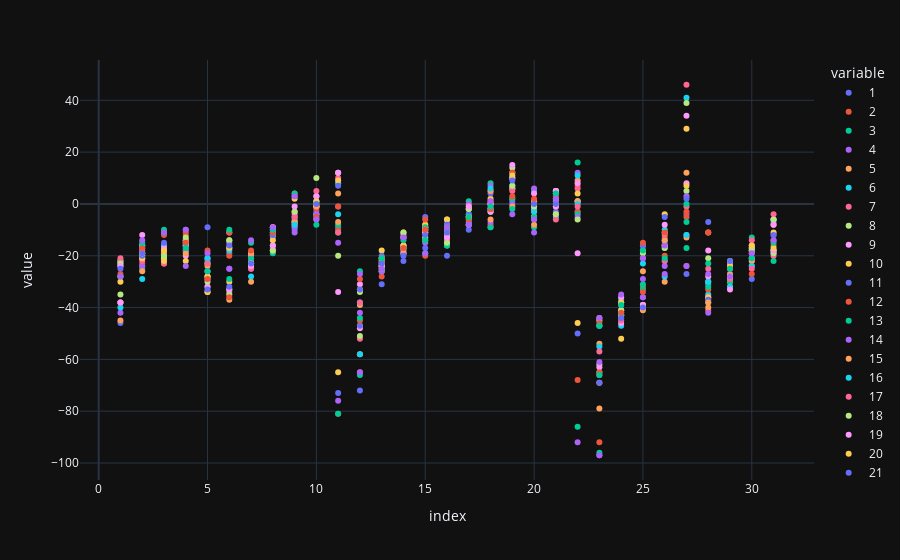

Notebook code cell kept with this figure:
### Code cell
fig = px.scatter(df1, x=df1.index, y=df1.columns, template='plotly_dark')
fig.show()

### Figure 1 — Plotly figure (JSON) as saved in the notebook; plotly's stock layout.template omitted (floating-point values rounded to 4 significant figures)
{"data": [{"hovertemplate": "variable=1<br>index=%{x}<br>value=%{y}<extra></extra>", "legendgroup": "1", "marker": {"color": "#636efa", "symbol": "circle"}, "mode": "markers", "name": "1", "orientation": "v", "showlegend": true, "type": "scatter", "x": [1, 2, 3, 4, 5, 6, 7, 8, 9, 10, 11, 12, 13, 14, 15, 16, 17, 18, 19, 20, 21, 22, 23, 24, 25, 26, 27, 28, 29, 30, 31], "xaxis": "x", "y": [-46, -24, -17, -10, -9, -19, -23, -13, -7, 3, -9, -72, -31, -22, -17, -20, -10, -9, 1, -3, -3, 1, -97, -38, -36, -22, -27, -31, -29, -24, -18], "yaxis": "y"}, {"hovertemplate": "variable=2<br>index=%{x}<br>value=%{y}<extra></extra>", "legendgroup": "2", "marker": {"color": "#EF553B", "symbol": "circle"}, "mode": "markers", "name": "2", "orientation": "v", "showlegend": true, "type": "scatter", "x": [1, 2, 3, 4, 5, 6, 7, 8, 9, 10, 11, 12, 13, 14, 15, 16, 17, 18, 19, 20, 21, 22, 23, 24, 25, 26, 27, 28, 29, 30, 31], "xaxis": "x", "y": [-38, -23, -21, -11, -18, -20, -22, -12, -9, -1, -10, -65, -28, -19, -20, -16, -8, -8, 2, 1, -1, 7, -92, -38, -32, -20, -24, -41, -23, -22, -16], "yaxis": "y"}, {"hovertemplate": "variable=3<br>index=%{x}<br>value=%{y}<extra></extra>", "legendgroup": "3", "marker": {"color": "#00cc96", "symbol": "circle"}, "mode": "markers", "name": "3", "orientation": "v", "showlegend": true, "type": "scatter", "x": [1, 2, 3, 4, 5, 6, 7, 8, 9, 10, 11, 12, 13, 14, 15, 16, 17, 18, 19, 20, 21, 22, 23, 24, 25, 26, 27, 28, 29, 30, 31], "xaxis": "x", "y": [-38, -25, -21, -14, -28, -17, -23, -11, -10, -4, -8, -66, -24, -17, -19, -16, -4, -9, 2, 5, 1, 16, -96, -37, -33, -17, -17, -38, -23, -21, -22], "yaxis": "y"}, {"hovertemplate": "variable=4<br>index=%{x}<br>value=%{y}<extra></extra>", "legendgroup": "4", "marker": {"color": "#ab63fa", "symbol": "circle"}, "mode": "markers", "name": "4", "orientation": "v", "showlegend": true, "type": "scatter", "x": [1, 2, 3, 4, 5, 6, 7, 8, 9, 10, 11, 12, 13, 14, 15, 16, 17, 18, 19, 20, 21, 22, 23, 24, 25, 26, 27, 28, 29, 30, 31], "xaxis": "x", "y": [-42, -24, -20, -15, -32, -15, -25, -10, -11, -6, -1, -65, -22, -17, -15, -15, -2, -7, 0, 6, -1, 12, -97, -39, -36, -24, -12, -37, -23, -19, -19], "yaxis": "y"}, {"hovertemplate": "variable=5<br>index=%{x}<br>value=%{y}<extra></extra>", "legendgroup": "5", "marker": {"color": "#FFA15A", "symbol": "circle"}, "mode": "markers", "name": "5", "orientation": "v", "showlegend": true, "type": "scatter", "x": [1, 2, 3, 4, 5, 6, 7, 8, 9, 10, 11, 12, 13, 14, 15, 16, 17, 18, 19, 20, 21, 22, 23, 24, 25, 26, 27, 28, 29, 30, 31], "xaxis": "x", "y": [-45, -26, -23, -16, -28, -14, -30, -9, -8, -4, 4, -58, -24, -19, -14, -11, -5, -6, -1, 1, -4, 9, -79, -43, -41, -30, -13, -40, -27, -22, -18], "yaxis": "y"}, {"hovertemplate": "variable=6<br>index=%{x}<br>value=%{y}<extra></extra>", "legendgroup": "6", "marker": {"color": "#19d3f3", "symbol": "circle"}, "mode": "markers", "name": "6", "orientation": "v", "showlegend": true, "type": "scatter", "x": [1, 2, 3, 4, 5, 6, 7, 8, 9, 10, 11, 12, 13, 14, 15, 16, 17, 18, 19, 20, 21, 22, 23, 24, 25, 26, 27, 28, 29, 30, 31], "xaxis": "x", "y": [-40, -29, -20, -15, -23, -18, -28, -10, -6, 1, 8, -58, -23, -17, -9, -9, -7, -2, 6, -3, -5, 11, -65, -47, -39, -28, -12, -35, -28, -24, -18], "yaxis": "y"}, {"hovertemplate": "variable=7<br>index=%{x}<br>value=%{y}<extra></extra>", "legendgroup": "7", "marker": {"color": "#FF6692", "symbol": "circle"}, "mode": "markers", "name": "7", "orientation": "v", "showlegend": true, "type": "scatter", "x": [1, 2, 3, 4, 5, 6, 7, 8, 9, 10, 11, 12, 13, 14, 15, 16, 17, 18, 19, 20, 21, 22, 23, 24, 25, 26, 27, 28, 29, 30, 31], "xaxis": "x", "y": [-38, -22, -23, -14, -23, -17, -25, -12, -4, 3, 10, -52, -23, -16, -8, -8, -6, 0, 10, -5, -6, 6, -66, -44, -39, -22, -1, -36, -29, -25, -20], "yaxis": "y"}, {"hovertemplate": "variable=8<br>index=%{x}<br>value=%{y}<extra></extra>", "legendgroup": "8", "marker": {"color": "#B6E880", "symbol": "circle"}, "mode": "markers", "name": "8", "orientation": "v", "showlegend": true, "type": "scatter", "x": [1, 2, 3, 4, 5, 6, 7, 8, 9, 10, 11, 12, 13, 14, 15, 16, 17, 18, 19, 20, 21, 22, 23, 24, 25, 26, 27, 28, 29, 30, 31], "xaxis": "x", "y": [-35, -20, -21, -18, -34, -14, -20, -11, -3, -1, 12, -51, -26, -13, -9, -6, -8, 0, 14, -1, -4, 1, -62, -43, -39, -17, 5, -30, -22, -18, -19], "yaxis": "y"}, {"hovertemplate": "variable=9<br>index=%{x}<br>value=%{y}<extra></extra>", "legendgroup": "9", "marker": {"color": "#FF97FF", "symbol": "circle"}, "mode": "markers", "name": "9", "orientation": "v", "showlegend": true, "type": "scatter", "x": [1, 2, 3, 4, 5, 6, 7, 8, 9, 10, 11, 12, 13, 14, 15, 16, 17, 18, 19, 20, 21, 22, 23, 24, 25, 26, 27, 28, 29, 30, 31], "xaxis": "x", "y": [-38, -21, -19, -20, -32, -11, -20, -9, -5, -1, 12, -48, -22, -12, -9, -8, -8, 0, 15, 4, -1, 8, -63, -46, -39, -16, 8, -28, -28, -17, -18], "yaxis": "y"}, {"hovertemplate": "variable=10<br>index=%{x}<br>value=%{y}<extra></extra>", "legendgroup": "10", "marker": {"color": "#FECB52", "symbol": "circle"}, "mode": "markers", "name": "10", "orientation": "v", "showlegend": true, "type": "scatter", "x": [1, 2, 3, 4, 5, 6, 7, 8, 9, 10, 11, 12, 13, 14, 15, 16, 17, 18, 19, 20, 21, 22, 23, 24, 25, 26, 27, 28, 29, 30, 31], "xaxis": "x", "y": [-30, -21, -22, -22, -34, -17, -24, -12, -7, 0, 9, -47, -18, -11, -8, -6, -5, 2, 12, -2, 0, 4, -69, -52, -40, -16, 7, -36, -30, -18, -17], "yaxis": "y"}, {"hovertemplate": "variable=11<br>index=%{x}<br>value=%{y}<extra></extra>", "legendgroup": "11", "marker": {"color": "#636efa", "symbol": "circle"}, "mode": "markers", "name": "11", "orientation": "v", "showlegend": true, "type": "scatter", "x": [1, 2, 3, 4, 5, 6, 7, 8, 9, 10, 11, 12, 13, 14, 15, 16, 17, 18, 19, 20, 21, 22, 23, 24, 25, 26, 27, 28, 29, 30, 31], "xaxis": "x", "y": [-24, -20, -19, -18, -33, -16, -22, -17, -8, -3, 7, -47, -20, -13, -5, -8, -4, 4, 12, -6, 1, -3, -69, -42, -40, -15, -4, -37, -24, -18, -12], "yaxis": "y"}, {"hovertemplate": "variable=12<br>index=%{x}<br>value=%{y}<extra></extra>", "legendgroup": "12", "marker": {"color": "#EF553B", "symbol": "circle"}, "mode": "markers", "name": "12", "orientation": "v", "showlegend": true, "type": "scatter", "x": [1, 2, 3, 4, 5, 6, 7, 8, 9, 10, 11, 12, 13, 14, 15, 16, 17, 18, 19, 20, 21, 22, 23, 24, 25, 26, 27, 28, 29, 30, 31], "xaxis": "x", "y": [-22, -17, -11, -12, -26, -11, -21, -18, -7, -2, -1, -45, -22, -17, -6, -10, 0, 5, 12, -5, 4, -3, -65, -41, -34, -13, -3, -33, -25, -16, -6], "yaxis": "y"}, {"hovertemplate": "variable=13<br>index=%{x}<br>value=%{y}<extra></extra>", "legendgroup": "13", "marker": {"color": "#00cc96", "symbol": "circle"}, "mode": "markers", "name": "13", "orientation": "v", "showlegend": true, "type": "scatter", "x": [1, 2, 3, 4, 5, 6, 7, 8, 9, 10, 11, 12, 13, 14, 15, 16, 17, 18, 19, 20, 21, 22, 23, 24, 25, 26, 27, 28, 29, 30, 31], "xaxis": "x", "y": [-22, -16, -10, -14, -22, -10, -21, -19, -7, -5, -11, -44, -26, -19, -9, -16, 1, 8, 10, -9, 4, -4, -66, -38, -31, -14, 0, -32, -30, -13, -7], "yaxis": "y"}, {"hovertemplate": "variable=14<br>index=%{x}<br>value=%{y}<extra></extra>", "legendgroup": "14", "marker": {"color": "#ab63fa", "symbol": "circle"}, "mode": "markers", "name": "14", "orientation": "v", "showlegend": true, "type": "scatter", "x": [1, 2, 3, 4, 5, 6, 7, 8, 9, 10, 11, 12, 13, 14, 15, 16, 17, 18, 19, 20, 21, 22, 23, 24, 25, 26, 27, 28, 29, 30, 31], "xaxis": "x", "y": [-24, -17, -16, -24, -21, -25, -19, -16, -9, -4, -15, -42, -26, -19, -10, -12, 0, 7, 6, -11, 4, -5, -61, -41, -29, -16, 3, -42, -28, -16, -6], "yaxis": "y"}, {"hovertemplate": "variable=15<br>index=%{x}<br>value=%{y}<extra></extra>", "legendgroup": "15", "marker": {"color": "#FFA15A", "symbol": "circle"}, "mode": "markers", "name": "15", "orientation": "v", "showlegend": true, "type": "scatter", "x": [1, 2, 3, 4, 5, 6, 7, 8, 9, 10, 11, 12, 13, 14, 15, 16, 17, 18, 19, 20, 21, 22, 23, 24, 25, 26, 27, 28, 29, 30, 31], "xaxis": "x", "y": [-22, -16, -19, -19, -24, -37, -19, -18, -7, -1, -7, -39, -25, -18, -10, -13, -1, 5, 6, -8, 5, 1, -54, -42, -26, -14, 12, -38, -32, -18, -8], "yaxis": "y"}, {"hovertemplate": "variable=16<br>index=%{x}<br>value=%{y}<extra></extra>", "legendgroup": "16", "marker": {"color": "#19d3f3", "symbol": "circle"}, "mode": "markers", "name": "16", "orientation": "v", "showlegend": true, "type": "scatter", "x": [1, 2, 3, 4, 5, 6, 7, 8, 9, 10, 11, 12, 13, 14, 15, 16, 17, 18, 19, 20, 21, 22, 23, 24, 25, 26, 27, 28, 29, 30, 31], "xaxis": "x", "y": [-23, -16, -16, -16, -21, -33, -23, -16, -8, 1, -4, -38, -25, -17, -11, -11, -2, 6, 7, -2, 5, 0, -55, -43, -23, -10, 41, -30, -32, -17, -6], "yaxis": "y"}, {"hovertemplate": "variable=17<br>index=%{x}<br>value=%{y}<extra></extra>", "legendgroup": "17", "marker": {"color": "#FF6692", "symbol": "circle"}, "mode": "markers", "name": "17", "orientation": "v", "showlegend": true, "type": "scatter", "x": [1, 2, 3, 4, 5, 6, 7, 8, 9, 10, 11, 12, 13, 14, 15, 16, 17, 18, 19, 20, 21, 22, 23, 24, 25, 26, 27, 28, 29, 30, 31], "xaxis": "x", "y": [-21, -18, -18, -14, -23, -34, -24, -18, -5, 5, -11, -38, -21, -13, -11, -14, -2, 1, 5, -1, 5, -1, -57, -45, -21, -12, 46, -25, -29, -14, -4], "yaxis": "y"}, {"hovertemplate": "variable=18<br>index=%{x}<br>value=%{y}<extra></extra>", "legendgroup": "18", "marker": {"color": "#B6E880", "symbol": "circle"}, "mode": "markers", "name": "18", "orientation": "v", "showlegend": true, "type": "scatter", "x": [1, 2, 3, 4, 5, 6, 7, 8, 9, 10, 11, 12, 13, 14, 15, 16, 17, 18, 19, 20, 21, 22, 23, 24, 25, 26, 27, 28, 29, 30, 31], "xaxis": "x", "y": [-23, -19, -20, -13, -30, -35, -23, -18, -3, 10, -20, -34, -21, -11, -13, -15, -2, -3, 7, -1, 5, -6, -47, -41, -19, -11, 39, -21, -28, -17, -6], "yaxis": "y"}, {"hovertemplate": "variable=19<br>index=%{x}<br>value=%{y}<extra></extra>", "legendgroup": "19", "marker": {"color": "#FF97FF", "symbol": "circle"}, "mode": "markers", "name": "19", "orientation": "v", "showlegend": true, "type": "scatter", "x": [1, 2, 3, 4, 5, 6, 7, 8, 9, 10, 11, 12, 13, 14, 15, 16, 17, 18, 19, 20, 21, 22, 23, 24, 25, 26, 27, 28, 29, 30, 31], "xaxis": "x", "y": [-24, -12, -17, -16, -29, -33, -24, -16, -1, 3, -34, -31, -24, -16, -11, -13, -1, -3, 10, -5, 5, -19, -44, -36, -16, -8, 34, -18, -33, -21, -8], "yaxis": "y"}, {"hovertemplate": "variable=20<br>index=%{x}<br>value=%{y}<extra></extra>", "legendgroup": "20", "marker": {"color": "#FECB52", "symbol": "circle"}, "mode": "markers", "name": "20", "orientation": "v", "showlegend": true, "type": "scatter", "x": [1, 2, 3, 4, 5, 6, 7, 8, 9, 10, 11, 12, 13, 14, 15, 16, 17, 18, 19, 20, 21, 22, 23, 24, 25, 26, 27, 28, 29, 30, 31], "xaxis": "x", "y": [-28, -19, -18, -15, -28, -30, -23, -14, 2, 1, -65, -33, -24, -16, -10, -11, -5, -2, 11, -5, 2, -46, -45, -38, -18, -4, 29, -11, -24, -16, -11], "yaxis": "y"}, {"hovertemplate": "variable=21<br>index=%{x}<br>value=%{y}<extra></extra>", "legendgroup": "21", "marker": {"color": "#636efa", "symbol": "circle"}, "mode": "markers", "name": "21", "orientation": "v", "showlegend": true, "type": "scatter", "x": [1, 2, 3, 4, 5, 6, 7, 8, 9, 10, 11, 12, 13, 14, 15, 16, 17, 18, 19, 20, 21, 22, 23, 24, 25, 26, 27, 28, 29, 30, 31], "xaxis": "x", "y": [-25, -19, -15, -17, -26, -32, -23, -12, 3, 0, -73, -33, -23, -20, -12, -11, -8, -2, 9, 0, 0, -50, -47, -44, -16, -5, 2, -7, -22, -29, -12], "yaxis": "y"}, {"hovertemplate": "variable=22<br>index=%{x}<br>value=%{y}<extra></extra>", "legendgroup": "22", "marker": {"color": "#EF553B", "symbol": "circle"}, "mode": "markers", "name": "22", "orientation": "v", "showlegend": true, "type": "scatter", "x": [1, 2, 3, 4, 5, 6, 7, 8, 9, 10, 11, 12, 13, 14, 15, 16, 17, 18, 19, 20, 21, 22, 23, 24, 25, 26, 27, 28, 29, 30, 31], "xaxis": "x", "y": [-27, -17, -12, -15, -29, -36, -18, -11, 4, -5, -81, -29, -21, -17, -10, -9, -6, -2, 3, 2, 3, -68, -46, -42, -15, -11, -5, -11, -25, -27, -14], "yaxis": "y"}, {"hovertemplate": "variable=23<br>index=%{x}<br>value=%{y}<extra></extra>", "legendgroup": "23", "marker": {"color": "#00cc96", "symbol": "circle"}, "mode": "markers", "name": "23", "orientation": "v", "showlegend": true, "type": "scatter", "x": [1, 2, 3, 4, 5, 6, 7, 8, 9, 10, 11, 12, 13, 14, 15, 16, 17, 18, 19, 20, 21, 22, 23, 24, 25, 26, 27, 28, 29, 30, 31], "xaxis": "x", "y": [-28, -15, -11, -17, -26, -29, -15, -10, 4, -8, -81, -26, -21, -14, -14, -9, -5, -1, -2, -5, 4, -86, -47, -39, -18, -21, -7, -23, -25, -21, -15], "yaxis": "y"}, {"hovertemplate": "variable=24<br>index=%{x}<br>value=%{y}<extra></extra>", "legendgroup": "24", "marker": {"color": "#ab63fa", "symbol": "circle"}, "mode": "markers", "name": "24", "orientation": "v", "showlegend": true, "type": "scatter", "x": [1, 2, 3, 4, 5, 6, 7, 8, 9, 10, 11, 12, 13, 14, 15, 16, 17, 18, 19, 20, 21, 22, 23, 24, 25, 26, 27, 28, 29, 30, 31], "xaxis": "x", "y": [-28, -14, -11, -10, -19, -25, -14, -9, 3, -6, -76, -27, -25, -13, -19, -9, -8, 1, -4, -6, 2, -92, -44, -35, -21, -27, -24, -27, -28, -19, -14], "yaxis": "y"}], "layout": {"legend": {"title": {"text": "variable"}, "tracegroupgap": 0}, "margin": {"t": 60}, "xaxis": {"anchor": "y", "domain": [0, 1], "title": {"text": "index"}}, "yaxis": {"anchor": "x", "domain": [0, 1], "title": {"text": "value"}}}}
